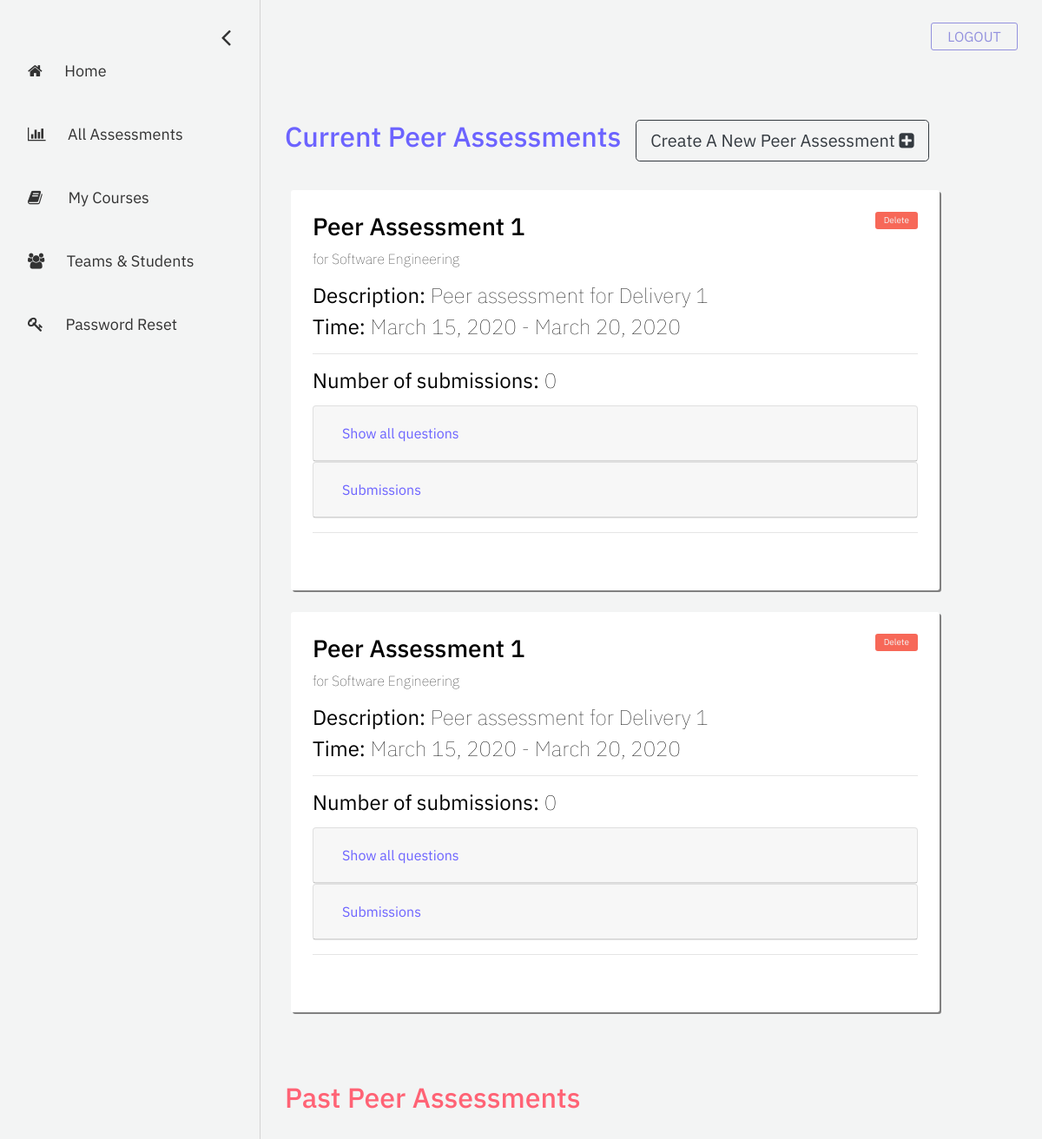
Page /professor/all-assessments on the earlier database version.
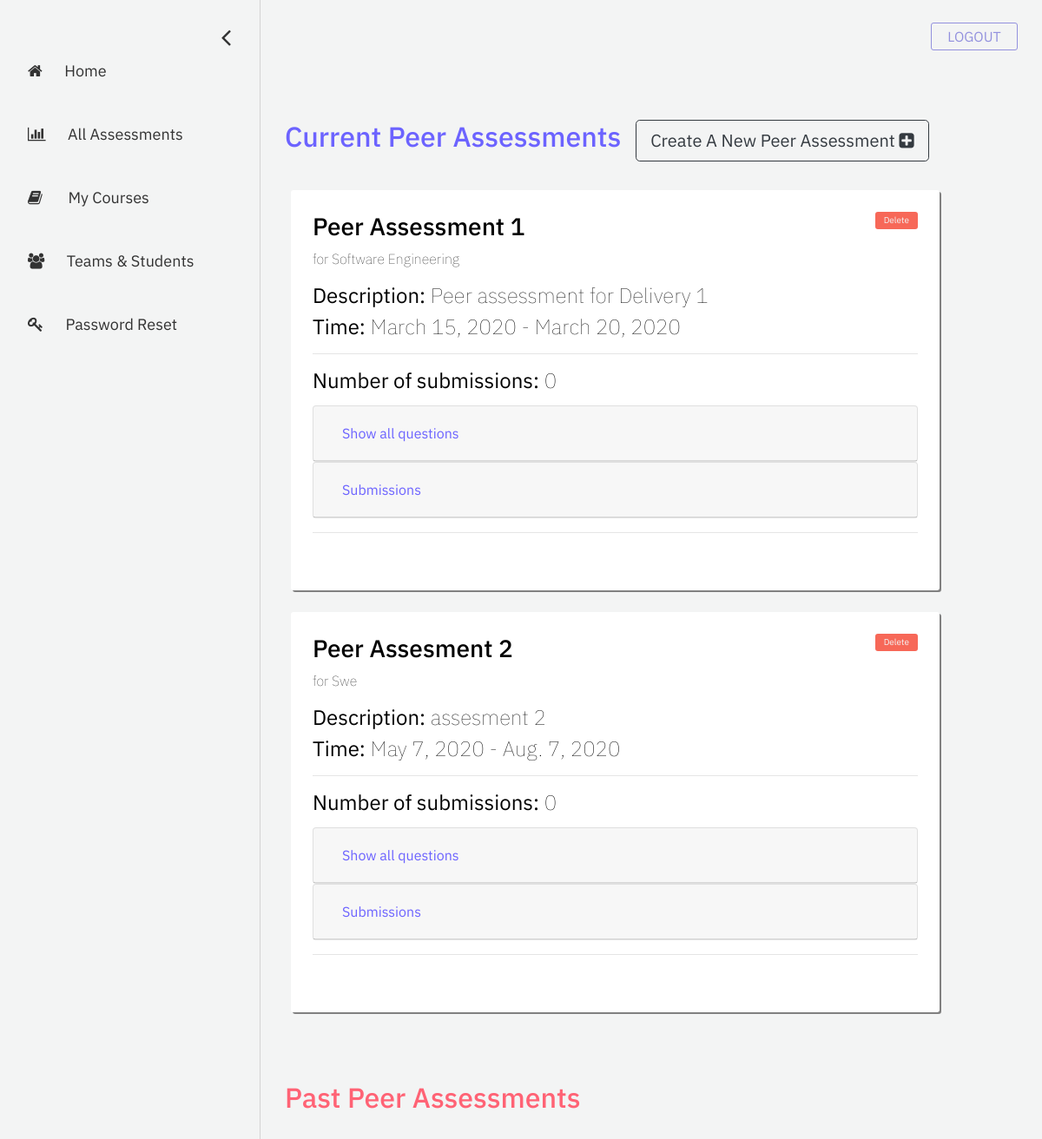
Same page on the later database version.
### assessment/models.py (models this page shows)
class Assessment(models.Model):
    name = models.CharField("assessment name", max_length=255)
    description = models.TextField("description", max_length=512, blank=True)
    date_created = models.DateTimeField("date created", auto_now_add=True)
    start_date = models.DateField("start date")
    end_date = models.DateField("end date")
    course = models.ForeignKey(Course, on_delete=models.CASCADE) # the course that this peer review belongs to
    questions = models.ManyToManyField(Question) # a set of Questions under this assessment
    def is_current(self):
        if self.end_date + datetime.timedelta(days=60) > datetime.datetime.now().date(): # end date + 60 >= current date
            return True
        return False

### registration/models.py (models this page shows, shortened)
class Course(models.Model):
    course_name = models.CharField("course name", max_length=60)
    course_code = models.IntegerField("course code")
    section_number = models.SmallIntegerField("section number")
    year = models.SmallIntegerField("year of realization")
    semester_choices = (
        ('S', 'Spring'),
        ('F', 'Fall'),
    )
    semester = models.CharField("semester of realization", max_length = 1, choices = semester_choices)
    professors = models.ManyToManyField(User)
    students = models.ManyToManyField(User, related_name="students")

### eval_professor/views.py (the view)
# urls.py: path('all-assessments', views.all_assessments, name='all-assessments'),
def all_assessments(request):
    assessment_list = Assessment.objects.all()
    context = {
        'assessment_list': assessment_list,
    }
    return render(request, 'eval_professor/all-assessments.html', context = context)

### eval_professor/templates/eval_professor/all-assessments.html (shortened to what this page needs)
{% extends 'eval_professor/base-sidebar.html'%}
{% load static %}
{% block content%}
	<div id="main">
		<div class="container">
			<div class="container row">
				<h2 style="color: #6C63FF;">Current Peer Assessments</h2>
				<form>
					<button formaction="{% url 'create-new-assessment' %}" class="btn btn-lg btn-outline-dark" style="margin-left: 5%;">Create A New Peer Assessment <i class = "fa fa-plus-square"></i></button>
				</form>
			</div>
			{% if assessment_list|length > 0 %}
				{% for assessment in assessment_list %}
					{% if assessment.is_current %}
						<div class="column course-box">
							<a data-toggle="modal" data-target="#exampleModal_@{{assessment.id}}" style="font-size: 10px; padding: 10px; background-color: rgb(247, 104, 88);" class="buttons delete-btn float-right" href="">Delete</a>
							<h3> {{ assessment.name }} </h3>
							<p style="font-weight: 20;"> for {{ assessment.course.course_name }}</p>
							{% if assessment.description is not None %}
								<h4><b>Description:</b> {{ assessment.description }}</h4>
							{% else %}
								<h4>No assessment description</h4>
							{% endif %}
							<h4> <b>Time:</b> {{ assessment.start_date }} - {{ assessment.end_date }}</h4>
							<hr>
							<h4> <b>Number of submissions:</b> {{ course.students.all|length }} </h4>
							<div style="margin-top: 2%; margin-bottom: 2%;">
								<div class="card">
									<div class="card-header" id="headingOne_@{{ assessment.id }}">
										<h5 class="mb-0">
											<button style="color: #6C63FF;" class="btn btn-link" data-toggle="collapse" data-target="#collapseOne_@{{ assessment.id }}" aria-expanded="true" aria-controls="collapseOne_@{{ assessment.id }}">
												Show all questions
											</button>
										</h5>
									</div>
								</div>
								<div class="card">
									<div class="card-header" id="headingTwo_@{{ assessment.id }}">
										<h5 class="mb-0">
											<button style="color: #6C63FF;" class="btn btn-link collapsed" data-toggle="collapse" data-target="#collapseTwo_@{{ assessment.id }}" aria-expanded="false" aria-controls="collapseTwo_@{{ assessment.id }}">
												Submissions
											</button>
										</h5>
									</div>
								</div>
							</div>
							<hr>
						</div>
					{% endif %}
				{% endfor %}
			{% else %}
				No current assessments.
			{% endif %}
		</div>
		<div class="container">
			<div class="container row">
				<h2 style="color: rgb(255, 99, 117); margin-top: 5%;">Past Peer Assessments</h2>
			</div>
		</div>
	</div>
{% endblock %}

### eval_professor/templates/eval_professor/base-sidebar.html (shortened to what this page needs)
<!doctype html>
<html lang="en">
  <head>
	{% load static %}
	<link rel="stylesheet" href="https://stackpath.bootstrapcdn.com/bootstrap/4.1.3/css/bootstrap.min.css">
	<link rel="stylesheet" href="https://cdnjs.cloudflare.com/ajax/libs/font-awesome/4.7.0/css/font-awesome.min.css">
	<link rel="stylesheet" href="{% static 'eval_professor/css/base-sidebar.css' %}">
	<link rel="stylesheet" href="{% static 'eval_professor/css/my-courses.css' %}">
  </head>
<body>
	<div id="mySidenav" class="sidenav">
		<a href="javascript:void(0)" class="closebtn" onclick="closeNav()"><i class = "fa fa-angle-left"></i></a>
		<a href="{% url 'professor-dashboard' %}">
			<i class = "fa fa-home"></i> &nbsp;&nbsp;&nbsp;&nbsp;&nbsp;Home
		</a>
		<a href="{% url 'all-assessments' %}">
			<i class = "fa fa-bar-chart"></i> &nbsp;&nbsp;&nbsp;&nbsp;&nbsp;All Assessments
		</a>
		<a href="{% url 'my-courses' %}">
			<i class = "fa fa-book"></i> &nbsp;&nbsp;&nbsp;&nbsp;&nbsp;&nbsp;My Courses
		</a>
		<a href="{% url 'teams-students' %}">
			<i class = "fa fa-group"></i> &nbsp;&nbsp;&nbsp;&nbsp;&nbsp;Teams & Students
		</a>
		<a href="{% url 'password-reset' %}">
			<i class = "fa fa-key"></i> &nbsp;&nbsp;&nbsp;&nbsp;&nbsp;Password Reset
		</a>
	</div>
	<span id="menu" class="menu" style="font-size:20px;cursor:pointer" onclick="openNav()">&nbsp;&nbsp;Menu</span>
	<div class="logout_btn_container">
		<a href = "{% url 'log_out' %}" class="logout-btn">LOGOUT</a>
	</div>
    {% block content%}
    {% endblock %}
</body>
</html>

### eval_professor/static/eval_professor/css/base-sidebar.css (style rules this page uses)
body { font-family: 'IBM Plex Sans', sans-serif; background-color: #f3f4f4; }
.sidenav { height: 100%; width: 0px; position: fixed; z-index: 1; top: 0; left: 0; background-color: #f3f4f4; overflow-x: hidden; padding-top: 60px; transition: 0.5s; border-right: 1px solid lightgray; }
.sidenav a { padding: 8px 8px 8px 32px; text-decoration: none; font-size: 18px; color: #323232; display: block; transition: 0.3s; margin-bottom: 30px; }
.sidenav .closebtn { position: absolute; top: 0; right: 25px; font-size: 32px; margin-left: 50px; margin-bottom: 100px; margin-top: 10px; }
#main { transition: margin-left .5s; padding: 20px; }
.menu { top: 0px; left: 15px; font-size: 5px; position: relative; line-height: 80px; padding: 8px; -moz-border-radius: 100px; border-radius: 100px; text-align: center; }
.logout-btn { position: absolute; top: 26px; right: 28px; -webkit-border-radius: 3px; -moz-border-radius: 3px; border-radius: 3px; border: 1px solid #9391de; height: 0px; line-height: 0px; color: #9391de; font-size: 16px; padding: 15px; background-color: #f3f4f4; display: inline-block; cursor: pointer; text-align: center; width: 100px; text-decoration: none; }
.row { position: relative; top: 20px; padding: 8px; margin-top: 10px; margin-bottom: 45px; }
.buttons { -webkit-border-radius: 3px; -moz-border-radius: 3px; border-radius: 3px; line-height: 0px; color: #f3f4f4; padding: 20px; display: inline-block; cursor: pointer; text-align: center; text-decoration: none; }

### eval_professor/static/eval_professor/css/my-courses.css (style rules this page uses)
.course-box { width: 90% !important; background-color: white; color: black; padding: 25px; padding-bottom: 50px; margin-right: 15px; margin-top: 25px; border-radius: 3px; box-shadow: 2px 2px grey; }
h4 { font-weight: 80; margin-right: 5%; }

Differences in the rows shown:
removed Assessment: name "Peer Assessment 1", course.course_name "Software Engineering", description "Peer assessment for Delivery 1", start_date "March 15, 2020", end_date "March 20, 2020", students.all|length "0"
added Assessment: name "Peer Assesment 2", course.course_name "Swe", description "assesment 2", start_date "May 7, 2020", end_date "Aug. 7, 2020", students.all|length "0"
